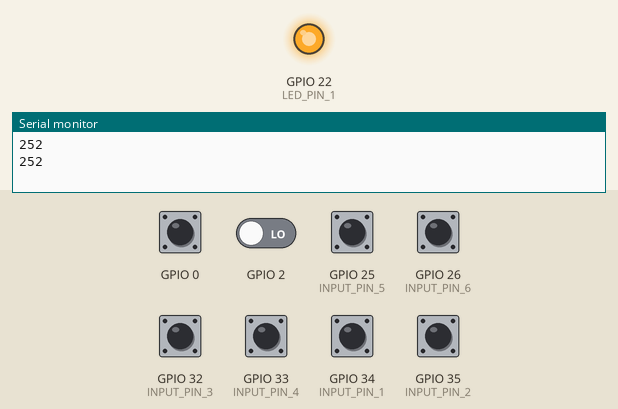
Simulated run of this program. Board: ESP32. Parts: output pins drawn as LEDs (lit = HIGH), the last lines printed to the serial monitor. The inputs (shaded band) are chosen by the test bench; at power-on: GPIO 0, GPIO 25 (INPUT_PIN_5), GPIO 26 (INPUT_PIN_6), GPIO 32 (INPUT_PIN_3), GPIO 33 (INPUT_PIN_4), GPIO 34 (INPUT_PIN_1), GPIO 35 (INPUT_PIN_2) HIGH, GPIO 2 LOW.

Above: at 1.2 s.
1.3 s: GPIO 25 (INPUT_PIN_5) pulled LOW for 1 s
At 2.6 s:
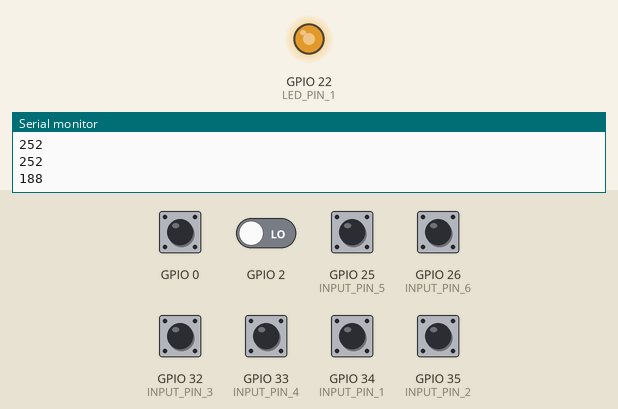
4.5 s: GPIO 26 (INPUT_PIN_6) pulled LOW for 1 s
At 5.8 s:
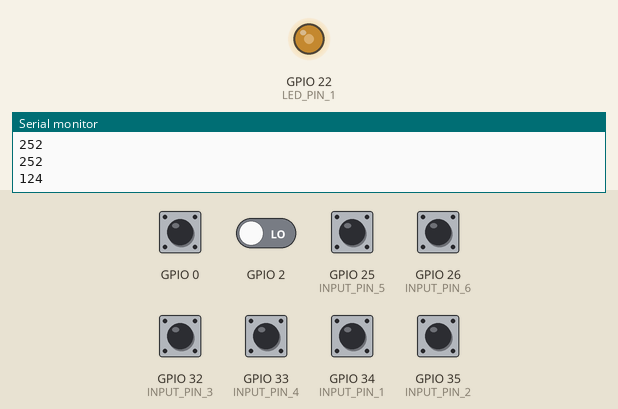
7.5 s: GPIO 32 (INPUT_PIN_3) pulled LOW for 1 s
At 10.2 s:
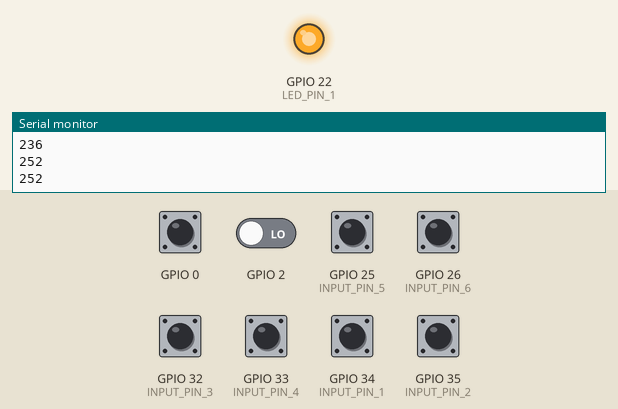
10.5 s: GPIO 33 (INPUT_PIN_4) pulled LOW for 1 s
At 11.8 s:
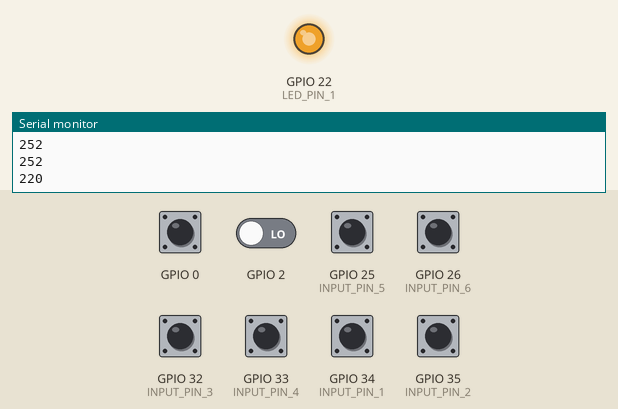
13.5 s: GPIO 34 (INPUT_PIN_1) pulled LOW for 1 s
At 14.8 s:
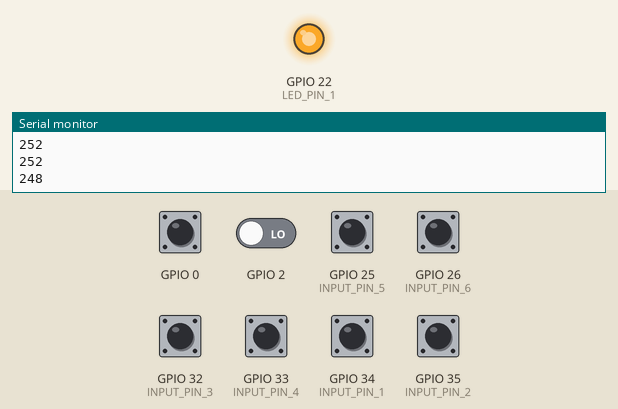
16.5 s: GPIO 35 (INPUT_PIN_2) pulled LOW for 1 s
At 17.7 s:
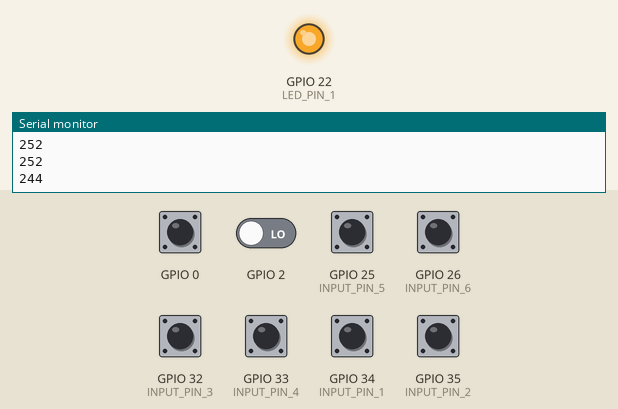
Timing chart, 0 to 19.5 s (numbered marks = the images above; inputs shaded):
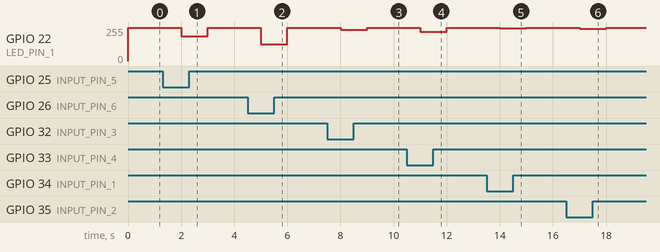

The program:

main.cpp
```cpp
#include <Arduino.h>

#define INPUT_PIN_1 34
#define INPUT_PIN_2 35
#define INPUT_PIN_3 32
#define INPUT_PIN_4 33
#define INPUT_PIN_5 25
#define INPUT_PIN_6 26
#define LED_PIN_1 22

int inputPins[6] = {
  INPUT_PIN_1,
  INPUT_PIN_2,
  INPUT_PIN_3,
  INPUT_PIN_4,
  INPUT_PIN_5,
  INPUT_PIN_6
};

u_int8_t inputStatus = 0;

void setup() {
  Serial.begin(9600);
  ledcSetup(0,100,8);
  ledcAttachPin(LED_PIN_1,0);
  for (int i : inputPins){
    pinMode(i,INPUT_PULLUP);
  }
}

void loop() {
  inputStatus=0;
  for (int i = 0; i<sizeof(inputPins);i++) {
       int bitValue = digitalRead(inputPins[i]);  // Read the state of the input pin (0 or 1)
    inputStatus |= (bitValue << (i+2));  // Shift the bitValue to the correct position and OR it into inputStatus
  }
  Serial.print(inputStatus, DEC);
  Serial.print("\n");
  ledcWrite(0, inputStatus);
  delay(1000);
}
```

Measured:
- after the input at 1.3 s, GPIO 22 (LED_PIN_1): 251/255 → 187/255 after 0.70 s, → 251/255 1.0 s later
- after the input at 4.5 s, GPIO 22 (LED_PIN_1): 251/255 → 124/255 after 0.50 s, → 251/255 1.0 s later
- after the input at 7.5 s, GPIO 22 (LED_PIN_1): 251/255 → 235/255 after 0.50 s, → 251/255 1.0 s later
- after the input at 10.5 s, GPIO 22 (LED_PIN_1): 251/255 → 219/255 after 0.50 s, → 251/255 1.0 s later
- after the input at 13.5 s, GPIO 22 (LED_PIN_1): 251/255 → 247/255 after 0.50 s, → 251/255 1.0 s later
- after the input at 16.5 s, GPIO 22 (LED_PIN_1): 251/255 → 243/255 after 0.50 s, → 251/255 1.0 s later
